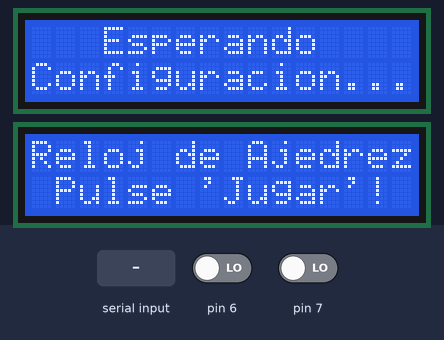
Simulated run of this sketch. Board: Arduino Uno, built with avr-gcc and run on an emulated ATmega328P. On the bench: 2 × 16×2 character LCD. Inputs (shaded band) come from the test bench; at power-on: pin 6 LOW, pin 7 LOW. What the sketch prints to the serial monitor is not drawn.

Above: at 1.3 s.
1.4 s: "<p1>" received over Serial
At 2.9 s:
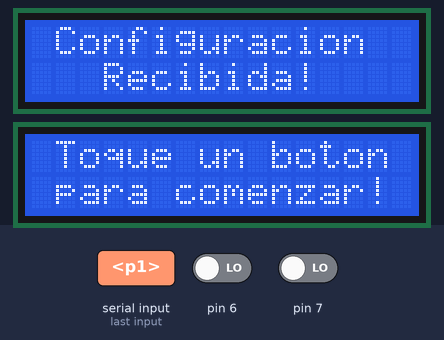
3.3 s: pin 6 driven HIGH
At 3.47 s:
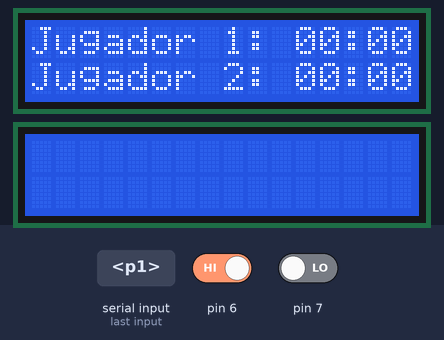
5.1 s: "<,>" received over Serial
At 5.7 s:
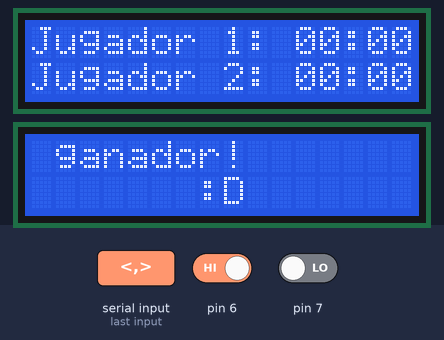
7.2 s: "<1,90,45>" received over Serial
At 9.3 s:
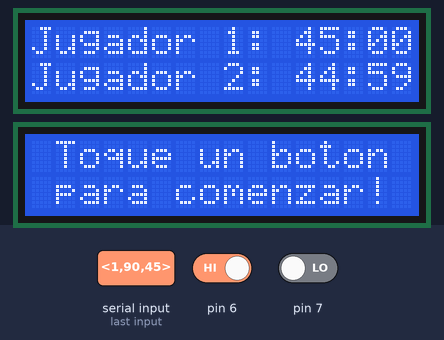
10.2 s: byte 56 ('8') received over Serial
At 10.37 s:
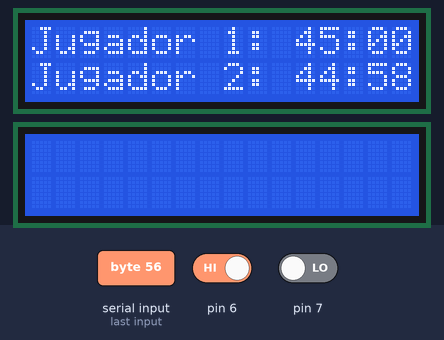
Timing chart, 0 to 12.9 s (numbered marks = the images above; inputs shaded):
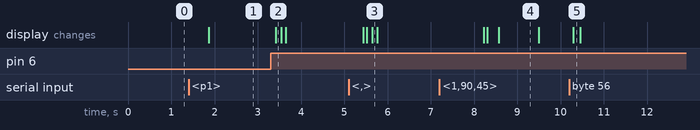

The sketch:

reloj_de_ajedrez.ino
```cpp
#include <Wire.h>
#include <LiquidCrystal_I2C.h>

LiquidCrystal_I2C lcd_main(0x27, 16, 2);
LiquidCrystal_I2C lcd_secondary(0x26, 16, 2);

String msg[3] = {"", "", ""};
char cmd;
bool recieving = false;
bool check = false;
int ctr = 0;
int i = 0;

bool is_game_on = false;
bool is_config_ready = false;
bool p1_turn = false;
bool p2_turn = false;
unsigned long start_time;
short int winner = 0;
String p1_name = "";
String p2_name = "";
long int p1_sec = 0;
long int p2_sec = 0;

unsigned long last_delta_1 = 0;
unsigned long delta_time_1 = 0;
unsigned long curr_time_1 = 0;
unsigned long turn_start_time_1 = 0;

unsigned long last_delta_2 = 0;
unsigned long delta_time_2 = 0;
unsigned long curr_time_2 = 0;
unsigned long turn_start_time_2 = 0;

String get_player_time_str(String display){
  unsigned long msec = 0;
  if (display == "p1")
    msec = p1_sec;
  if (display == "p2")
    msec = p2_sec;
  String fmt_time = "";
  String s_mins = "";
  String s_secs = "";
  unsigned long mins =msec/60000;
  unsigned long sec = (msec/1000)%60;
  if (mins >= 10) s_mins = String(mins);
  if (mins < 10) s_mins = "0" + String(mins);
  if (sec > 10) s_secs = String(sec);
  if (sec < 10) s_secs = "0" + String(sec);
  fmt_time = s_mins + ":" + s_secs;
  return fmt_time;
}

void setup()
{
  lcd_main.begin();
  lcd_main.backlight();
  lcd_secondary.begin();
  lcd_secondary.backlight();
  pinMode(6, INPUT);
  pinMode(7, INPUT);
  Serial.begin(9600);
}

void loop() {

  if (!is_game_on){

    if (Serial.available()){
      cmd = Serial.read();
      if (cmd == '>'){
        recieving = false;
        p1_name = msg[0];
        p2_name = msg[1];
        p1_sec = msg[2].toInt() * 60000;
        p2_sec = msg[2].toInt() * 60000;
        is_config_ready = true;
        recieving = false;
      }
      if (recieving) {
        if (cmd == ',')
          i++;
      }
      if (recieving) {
        if (cmd != ','){
          msg[i] += cmd;
          ctr++;
        }
      }
      if (cmd == '<'){
        recieving = true;
        ctr = 0;
        i = 0;
        msg[0] = "";
        msg[1] = "";
        msg[2] = "";
      }
    }

    if (winner == 0 && is_config_ready == false){
      lcd_secondary.setCursor(0, 0);
      lcd_secondary.print("Reloj de Ajedrez");
      lcd_secondary.setCursor(0, 1);
      lcd_secondary.print(" Pulse 'Jugar'! ");
      lcd_main.setCursor(0, 0);
      lcd_main.print("   Esperando    ");
      lcd_main.setCursor(0, 1);
      lcd_main.print("Configuracion...");
    }

    if (winner == 0 && is_config_ready == true){
      lcd_main.setCursor(0, 0);
      lcd_main.print(" Configuracion  ");
      lcd_main.setCursor(0, 1);
      lcd_main.print("   Recibida!    ");
      lcd_secondary.setCursor(0, 0);
      lcd_secondary.print(" Toque un boton ");
      lcd_secondary.setCursor(0, 1);
      lcd_secondary.print(" para comenzar! ");

      if (digitalRead(6)) {
        is_game_on = true;
        start_time = abs(0-millis());
        Serial.println(3);
        p1_turn = false;
        p2_turn = true;
      }
      if (digitalRead(7)) {
        is_game_on = true;
        start_time = abs(0-millis());
        Serial.println(3);
        p1_turn = true;
        p2_turn = false;
      }
    }

    if (winner != 0){
      lcd_secondary.setCursor(0, 0);
      lcd_secondary.print(msg[winner - 1] + " ganador!");
      lcd_secondary.setCursor(0, 1);
      lcd_secondary.print("       :D       ");
      if (digitalRead(6) || digitalRead(7)) {
        msg[0] = "";
        msg[1] = "";
        winner = 0;
      }
    }
    delay(50);
  }

  if (is_game_on) {
    String p1_time = get_player_time_str("p1");
    String p2_time = get_player_time_str("p2");
    lcd_main.setCursor(0, 0);
    lcd_main.print("Jugador 1: " + p1_time);
    lcd_main.setCursor(0, 12);
    lcd_main.print("Jugador 2: " + p2_time);
    if (digitalRead(7)) {
      if (p1_turn == false){
        turn_start_time_1 = millis();
        p1_turn = true;
        p2_turn = false;
        delta_time_1 = 0;
        curr_time_1 = 0;
        Serial.println(2);
      }
    }
    if (digitalRead(6)) {
      if (p2_turn == false){
        turn_start_time_2 = millis();
        p1_turn = false;
        p2_turn = true;
        delta_time_2 = 0;
        curr_time_2 = 0;
        Serial.println(1);
      }
    }
    if (p1_turn) {
      curr_time_1 = millis();
      last_delta_1 = delta_time_1;
      delta_time_1 = curr_time_1 - (turn_start_time_1 - start_time);
      if (last_delta_1 != 0 && (delta_time_1 - last_delta_1) < 1000){
        p1_sec = p1_sec - (delta_time_1 - last_delta_1);
      }
      if (p1_sec <= 0){
        winner = 2;
        is_game_on = false;
        is_config_ready = false;
        p1_sec = 0;
        msg[2] = "";
        p1_sec = 0;
        p2_sec = 0;
        lcd_secondary.clear();
        Serial.println(5);
      }
    }
    if (p2_turn) {
      curr_time_2 = millis();
      last_delta_2 = delta_time_2;
      delta_time_2 = curr_time_2 - (turn_start_time_2 - start_time);
      if (last_delta_2 != 0 && (delta_time_2 - last_delta_2) < 1000){
        p2_sec = p2_sec - (delta_time_2 - last_delta_2);
      }
      if (p2_sec <= 0){
        winner = 1;
        is_game_on = false;
        is_config_ready = false;
        p2_sec = 0;
        msg[2] = "";
        p1_sec = 0;
        p2_sec = 0;
        lcd_secondary.clear();
        Serial.println(5);
      }
    }

    if (Serial.available()){
      cmd = Serial.read();
      if (cmd == '8'){
        is_game_on = false;
        is_config_ready = false;
        p1_sec = 0;
        p2_sec = 0;
        msg[2] = "";
        lcd_secondary.clear();
        Serial.println(5);
      }
    }

    delay(100);
  }
}
```

Measured:
- after the input at 1.4 s, the display: changes after 0.47 s (image 1)
- after the input at 3.3 s, the display: changes after 0.11 s (image 2)
- after the input at 5.1 s, the display: first changes after 0.34 s (image 3 shows a later state)
- after the input at 7.2 s, the display: first changes after 1.0 s (image 4 shows a later state)
- after the input at 10.2 s, the display: changes after 0.10 s (image 5)
